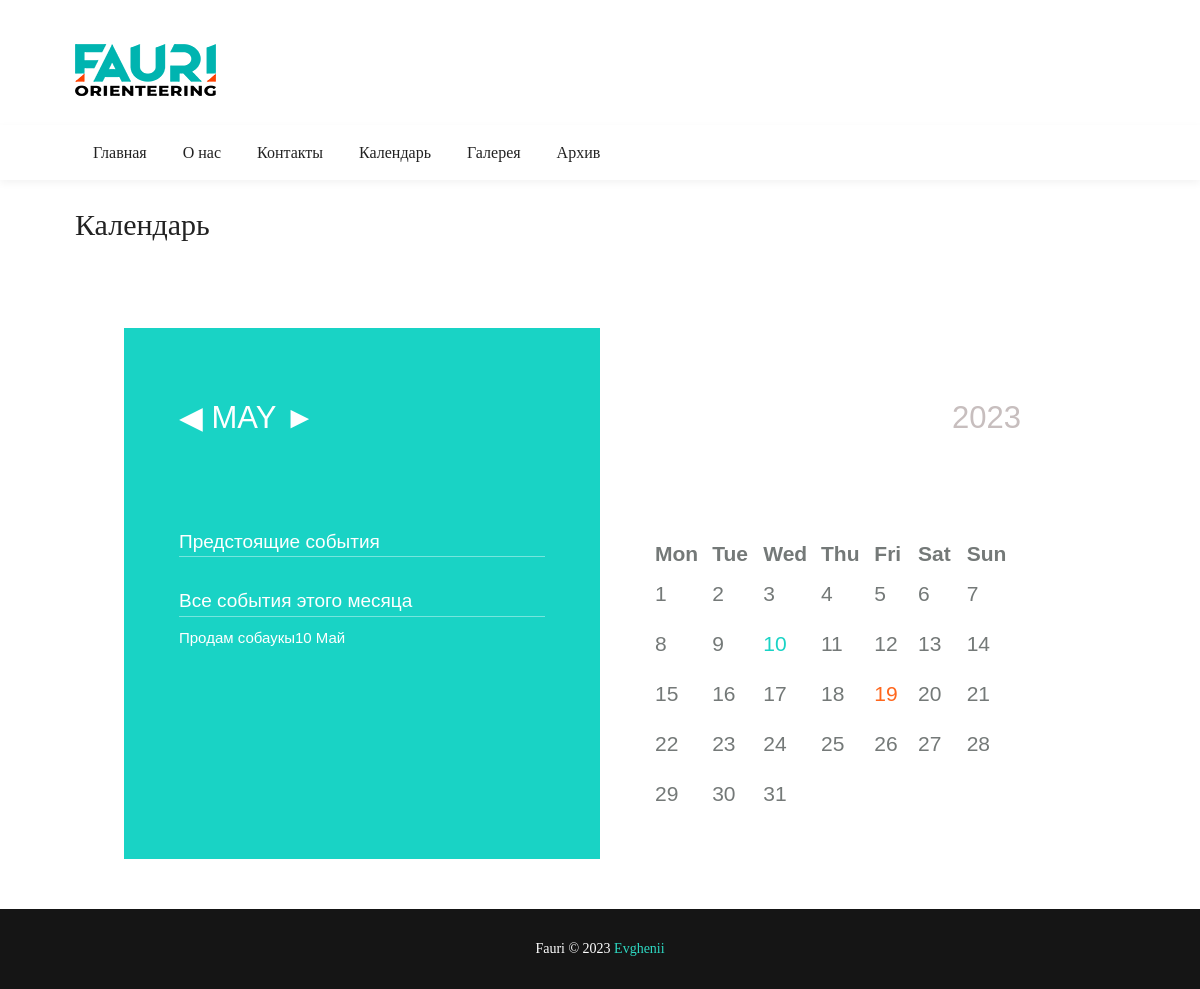
The page /calendars/ on the database as committed earlier.
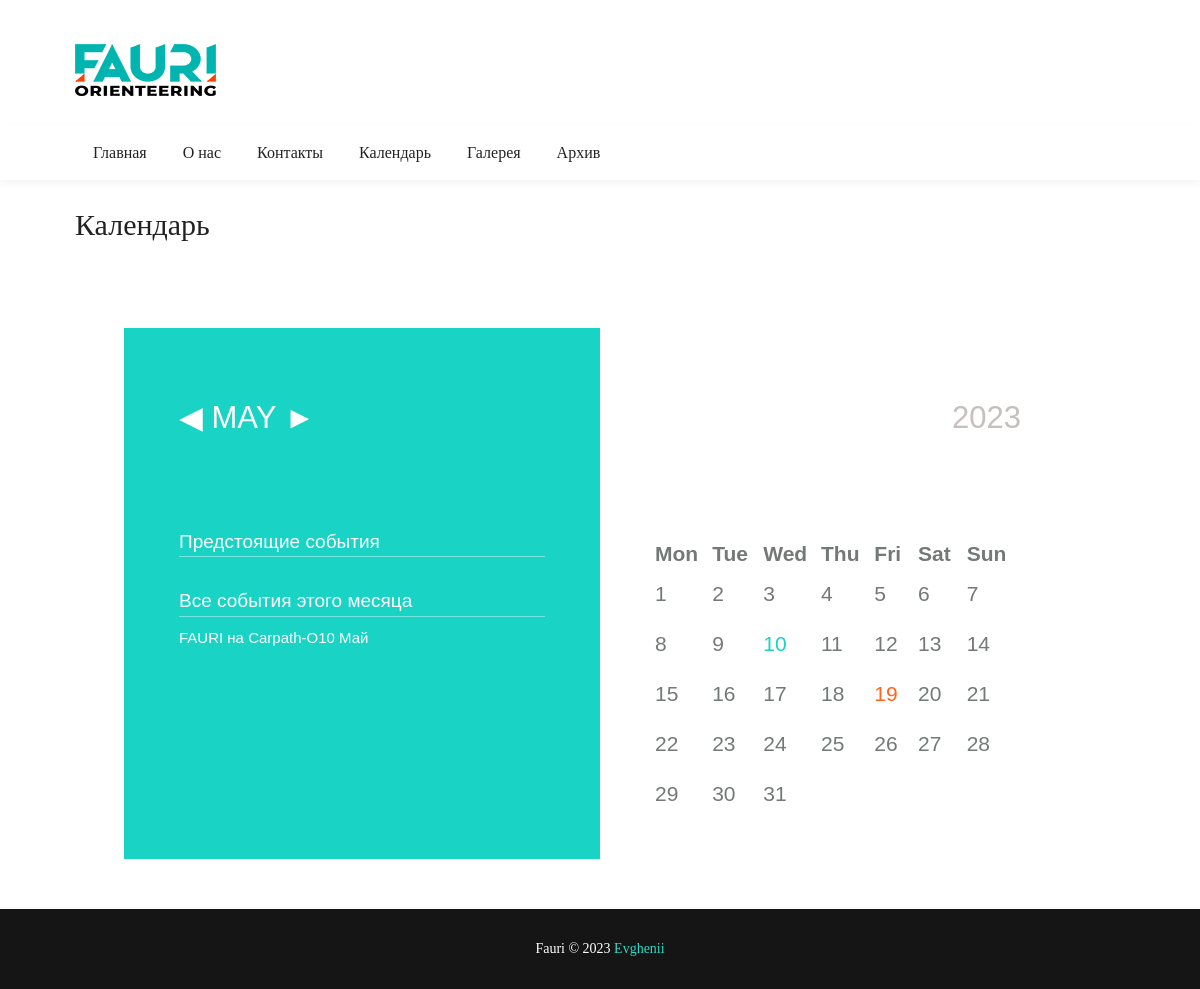
The same page on the database as committed later.
### store/models.py (models this page shows, shortened)
class Event(models.Model):
    id = models.AutoField(primary_key=True)
    header = models.TextField(u'Заголовок', help_text=u'Обязательное поле', default="")
    author = models.CharField(u'Автор новости', help_text=u'Обязательное поле', max_length=25, default='fauri')
    image = models.ImageField(u'Картинка', help_text=u'Обязательное поле', upload_to='media/')
    description = models.TextField(u'Описание', default="")
    day = models.DateField(u'Дата события', blank=True, null=True)
    start_time = models.TimeField(u'Время начала события', blank=True, null=True)
    end_time = models.TimeField(u'Время конца события ', help_text=u'Хотя бы примерное)', blank=True, null=True)
    creation_day = models.DateField(u'Дата создания ', help_text=u'Обязательное поле', default=datetime.date.today)
    class Meta:
        verbose_name = u'Событие'
        verbose_name_plural = u'События'

### store/views.py (the view)
# urls.py: path('calendars/', views.calendars, name='calendars'),
def calendars(request, extra_context=None):
    after_day = request.GET.get('day__gte', None)
    extra_context = extra_context or {}
    if not after_day:
        d = datetime.date.today()
    else:
        try:
            split_after_day = after_day.split('-')
            d = datetime.date(year=int(split_after_day[0]), month=int(split_after_day[1]), day=1)
        except:
            d = datetime.date.today()
    previous_month = datetime.date(year=d.year, month=d.month, day=1)  # find first day of current month
    previous_month = previous_month - datetime.timedelta(days=1)  # backs up a single day
    previous_month = datetime.date(year=previous_month.year, month=previous_month.month,
                                   day=1)  # find first day of previous month
    last_day = calendar.monthrange(d.year, d.month)
    next_month = datetime.date(year=d.year, month=d.month, day=last_day[1])  # find last day of current month
    next_month = next_month + datetime.timedelta(days=1)  # forward a single day
    next_month = datetime.date(year=next_month.year, month=next_month.month,
                               day=1)  # find first day of next month
    month_text = datetime.date(year=d.year, month=d.month, day=1)
    extra_context['previous_month'] = '?day__gte=' + str(previous_month)
    extra_context['next_month'] = '?day__gte=' + str(next_month)
    extra_context['year'] = str(month_text.year)
    extra_context['month'] = calendar.month_name[month_text.month]
    allevents = Event.objects.filter(day__isnull=False).filter(day__month=d.month).order_by('day')
    extra_context['allevents'] = allevents
    today = timezone.now().date()
    events = Event.objects.filter(day__isnull=False, day__month=d.month, day__gte=today).order_by('day')
    extra_context['events'] = events
    cal = MainCalendar()
    html_calendar = cal.formatmonth(d.year, d.month, withyear=True)
    html_calendar = html_calendar.replace('<td ', '<td  width="120" height="50"')
    extra_context['calendar'] = mark_safe(html_calendar)
    return render(request, 'calendars.html', extra_context)

### store/utils.py (called while the page is built)
    def formatday(self, day, weekday, events):
        events_from_day = events.filter(day__day=day)
        events_html = '<ul >''</ul>'
        current_day = datetime.datetime.now().day
        if day == 0:
            return '<td class="noday">&nbsp;</td>'  # day outside month
        else:
            if events_from_day:
                return '<td class="%s %s">%d%s</td>' % (self.cssclasses[weekday], 'event', day, events_html)
            elif day == current_day:
                return '<td class="%s %s">%d%s</td>' % (self.cssclasses[weekday], 'today', day, events_html)
            else:
                return '<td class="%s">%d%s</td>' % (self.cssclasses[weekday], day, events_html)

    def formatweek(self, theweek, events):
        s = ''.join(self.formatday(d, wd, events) for (d, wd) in theweek)
        return '<tr>%s</tr>' % s

### templates/calendars.html (shortened to what this page needs)
{% extends 'base.html' %}
{% load static %}
{% block content %}
<body class="animsition">
<div class="container p-t-4 p-b-35">
    <br>
    <h2 class="f1-l-1 cl2">
        Календарь
    </h2>
</div>
<section class="bg0">
    <div class="container">
        <div class="row m-rl--1">
            <div class="calendar spacefree">
                <div class="col leftCol">
                    <div class="content">
                        <h1 class="date"><a href={{ previous_month }}>&#9664;</a> {{month}} <a href={{ next_month }}>&#9658;</a>
                        </h1>
                        <div class="notes">
                            <table>
                                <p>Предстоящие события</p>
                            </table>
                            <table>
                                <p>Вcе события этого месяца</p>
                                {% for event in allevents %}
                                <tr>
                                    <ul class="noteList">
                                        <td>
                                            <li class="otstup"><a href="{% url 'single' event.id %}">{{ event.header }}</a></li>
                                        </td>
                                        <td>
                                            <li class="otstup"><a href="{% url 'single' event.id %}">{{ event.day|date:"d M" }}</a></li>
                                        </td>
                                    </ul>
                                </tr>
                                {% endfor %}
                            </table>
                        </div>
                    </div>
                </div>
                <div class="col rightCol">
                    <div class="content">
                        <h2 class="year">{{year}}</h2>
                        <div>{{ calendar|safe }}</div>
                    </div>
                </div>
            </div>
        </div>
    </div>
</section>
</body>
{% endblock content %}

Rows that differ between the two databases and show on the page:
changed Event "10 Май": header "Продам собаукы" → "FAURI на Carpath-O"
